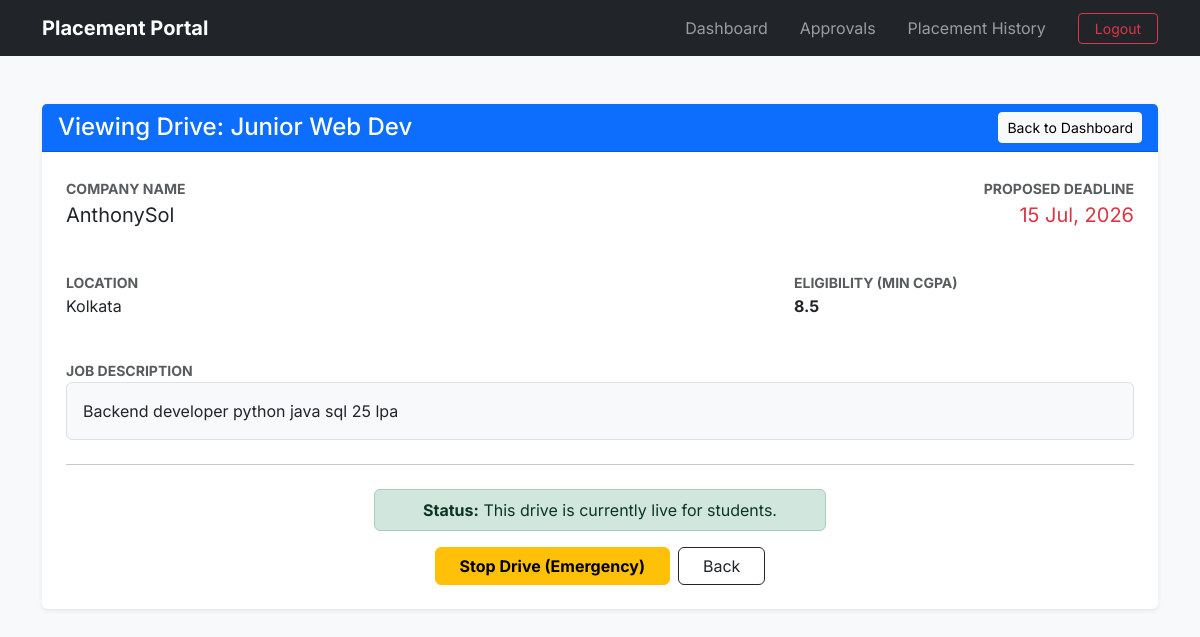
Before: /admin/review_drive/1 (signed in) with the older database file.
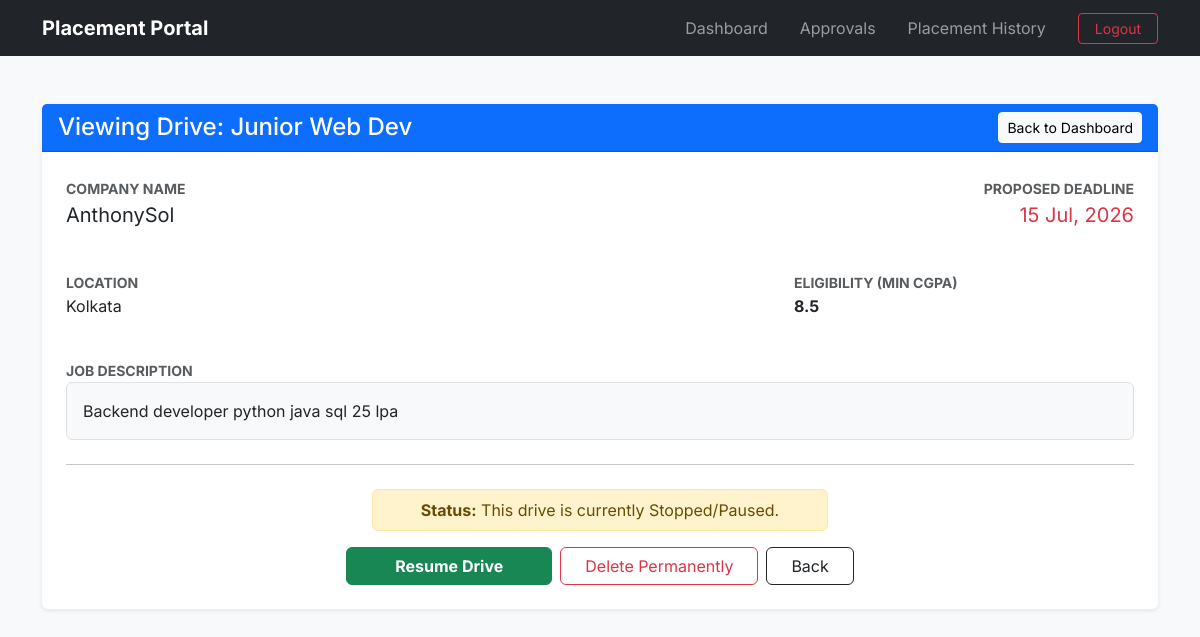
After: the same page with the newer database file.
### application/controllers.py (the view)
@app.route('/admin/review_drive/<int:drive_id>')
def admin_review_drive(drive_id):
    if session.get('role') != 'admin':
        return redirect(url_for('login'))
    drive = PlacementDrive.query.get_or_404(drive_id)
    return render_template('admin_review_drive.html', drive=drive)

### templates/admin_review_drive.html (shortened to what the changed rows need)
{% extends 'base.html' %}
{% block content %}
<div class="container mt-4">
    <div class="card shadow-sm border-0">
        <div class="card-body p-4">
            <div class="d-flex gap-3 justify-content-center mt-4">
                {% if drive.status == 'Pending' %}
                    <form action="{{ url_for('approve_drive', drive_id=drive.id) }}" method="POST">
                        <button type="submit" class="btn btn-success px-5 py-2 fw-bold">Verify & Post to Students</button>
                    </form>
                    <form action="{{ url_for('reject_drive', drive_id=drive.id) }}" method="POST">
                        <button type="submit" class="btn btn-outline-danger px-5 py-2">Reject Job Post</button>
                    </form>
                {% elif drive.status == 'Approved' %}
                    <div class="text-center">
                        <div class="alert alert-success d-inline-block px-5 py-2 mb-3">
                            <strong>Status:</strong> This drive is currently live for students.
                        </div>
                        <div class="d-flex justify-content-center gap-2">
                            <form action="{{ url_for('stop_drive', drive_id=drive.id) }}" method="POST">
                                <button type="submit" class="btn btn-warning px-4 fw-bold">Stop Drive (Emergency)</button>
                            </form>
                            <a href="{{ url_for('admin_dashboard') }}" class="btn btn-outline-dark px-4">Back</a>
                        </div>
                    </div>
                {% elif drive.status == 'Stopped' %}
                <div class="text-center">
                    <div class="alert alert-warning d-inline-block px-5 py-2 mb-3">
                        <strong>Status:</strong> This drive is currently Stopped/Paused.
                    </div>
                    <div class="d-flex justify-content-center gap-2">
                        <form action="{{ url_for('resume_drive', drive_id=drive.id) }}" method="POST">
                            <button type="submit" class="btn btn-success px-5 fw-bold">Resume Drive</button>
                        </form>
                        <form action="{{ url_for('delete_drive', drive_id=drive.id) }}" method="POST">
                            <button type="submit" class="btn btn-outline-danger px-4">Delete Permanently</button>
                        </form>
                        <a href="{{ url_for('admin_dashboard') }}" class="btn btn-outline-dark px-4">Back</a>
                    </div>
                </div>
                {% endif %}
            </div>
        </div>
    </div>
</div>
{% endblock %}

Changed rows visible on the page:
changed PlacementDrive "Junior Web Dev": status "Approved" → "Stopped" (drawn)
Other visible differences:
text no longer shown: "This drive is currently live for students. Stop Drive (Emergency)"
text now shown: "This drive is currently Stopped/Paused. Resume Drive Delete Permanently"
